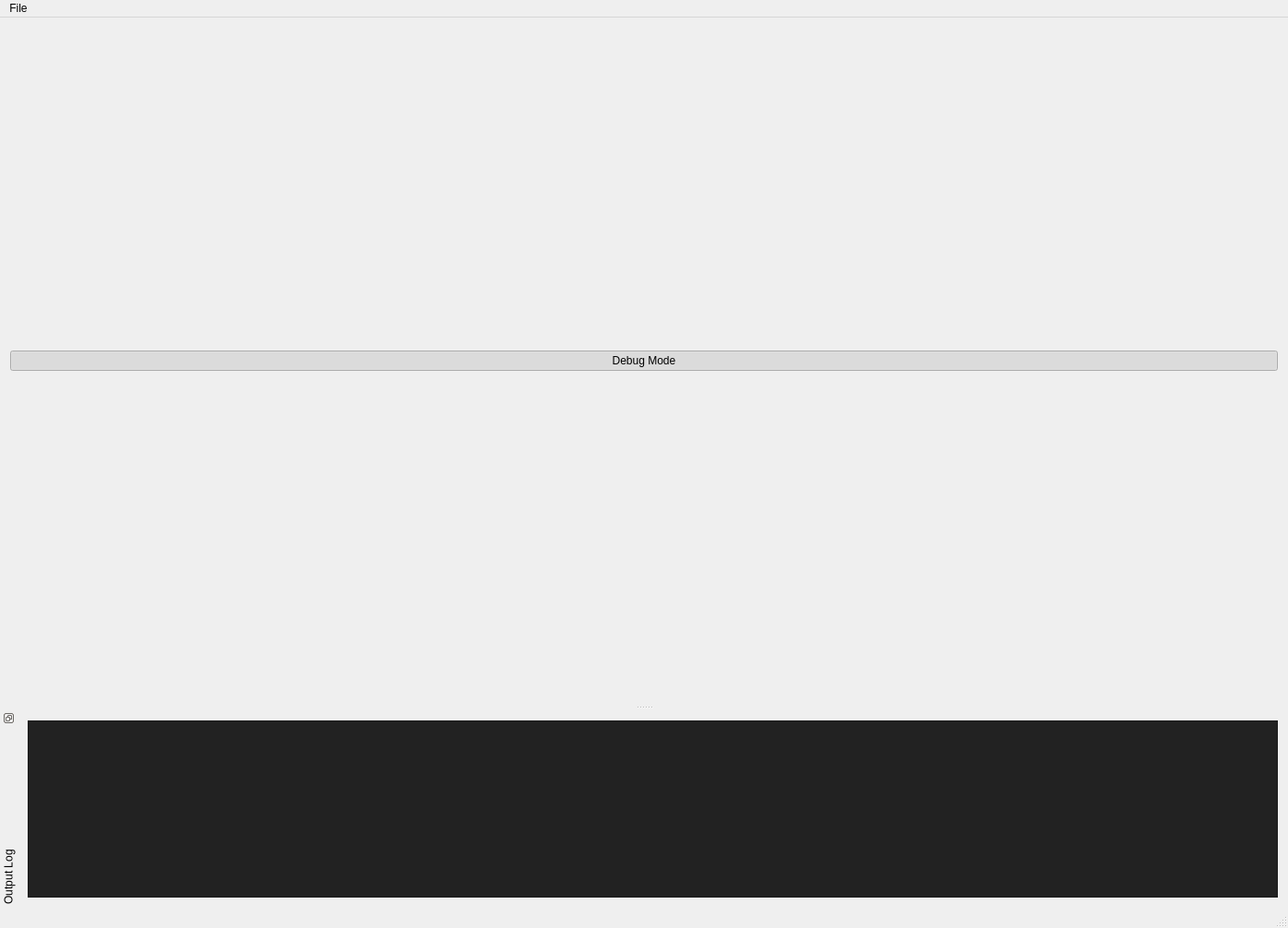
<?xml version="1.0" encoding="UTF-8"?>
<ui version="4.0">
 <class>MainWindow</class>
 <widget class="QMainWindow" name="MainWindow">
  <property name="geometry">
   <rect>
    <x>0</x>
    <y>0</y>
    <width>1396</width>
    <height>1006</height>
   </rect>
  </property>
  <property name="windowTitle">
   <string>OpenGL in Qt is great fun!</string>
  </property>
  <widget class="QWidget" name="centralWidget">
   <layout class="QVBoxLayout" name="verticalLayout">
    <item>
     <widget class="QPushButton" name="DebugMode">
      <property name="text">
       <string>Debug Mode</string>
      </property>
      <property name="checkable">
       <bool>true</bool>
      </property>
      <property name="checked">
       <bool>true</bool>
      </property>
     </widget>
    </item>
    <item>
     <layout class="QVBoxLayout" name="OpenGLLayout"/>
    </item>
   </layout>
  </widget>
  <widget class="QMenuBar" name="menuBar">
   <property name="geometry">
    <rect>
     <x>0</x>
     <y>0</y>
     <width>1396</width>
     <height>22</height>
    </rect>
   </property>
   <widget class="QMenu" name="menuFile">
    <property name="title">
     <string>File</string>
    </property>
    <addaction name="fileExit"/>
   </widget>
   <addaction name="menuFile"/>
  </widget>
  <widget class="QStatusBar" name="statusBar"/>
  <widget class="QDockWidget" name="dockWidgetConsole">
   <property name="features">
    <set>QDockWidget::DockWidgetFloatable|QDockWidget::DockWidgetMovable|QDockWidget::DockWidgetVerticalTitleBar</set>
   </property>
   <property name="windowTitle">
    <string>Output Log</string>
   </property>
   <attribute name="dockWidgetArea">
    <number>8</number>
   </attribute>
   <widget class="QWidget" name="dockWidgetContents">
    <layout class="QHBoxLayout" name="horizontalLayout">
     <item>
      <widget class="QPlainTextEdit" name="outputLog">
       <property name="palette">
        <palette>
         <active>
          <colorrole role="Button">
           <brush brushstyle="SolidPattern">
            <color alpha="255">
             <red>34</red>
             <green>34</green>
             <blue>34</blue>
            </color>
           </brush>
          </colorrole>
          <colorrole role="Light">
           <brush brushstyle="SolidPattern">
            <color alpha="255">
             <red>51</red>
             <green>51</green>
             <blue>51</blue>
            </color>
           </brush>
          </colorrole>
          <colorrole role="Midlight">
           <brush brushstyle="SolidPattern">
            <color alpha="255">
             <red>42</red>
             <green>42</green>
             <blue>42</blue>
            </color>
           </brush>
          </colorrole>
          <colorrole role="Dark">
           <brush brushstyle="SolidPattern">
            <color alpha="255">
             <red>17</red>
             <green>17</green>
             <blue>17</blue>
            </color>
           </brush>
          </colorrole>
          <colorrole role="Mid">
           <brush brushstyle="SolidPattern">
            <color alpha="255">
             <red>23</red>
             <green>23</green>
             <blue>23</blue>
            </color>
           </brush>
          </colorrole>
          <colorrole role="Text">
           <brush brushstyle="SolidPattern">
            <color alpha="255">
             <red>255</red>
             <green>255</green>
             <blue>255</blue>
            </color>
           </brush>
          </colorrole>
          <colorrole role="BrightText">
           <brush brushstyle="SolidPattern">
            <color alpha="255">
             <red>255</red>
             <green>255</green>
             <blue>255</blue>
            </color>
           </brush>
          </colorrole>
          <colorrole role="ButtonText">
           <brush brushstyle="SolidPattern">
            <color alpha="255">
             <red>255</red>
             <green>255</green>
             <blue>255</blue>
            </color>
           </brush>
          </colorrole>
          <colorrole role="Base">
           <brush brushstyle="SolidPattern">
            <color alpha="255">
             <red>34</red>
             <green>34</green>
             <blue>34</blue>
            </color>
           </brush>
          </colorrole>
          <colorrole role="Window">
           <brush brushstyle="SolidPattern">
            <color alpha="255">
             <red>34</red>
             <green>34</green>
             <blue>34</blue>
            </color>
           </brush>
          </colorrole>
          <colorrole role="Shadow">
           <brush brushstyle="SolidPattern">
            <color alpha="255">
             <red>0</red>
             <green>0</green>
             <blue>0</blue>
            </color>
           </brush>
          </colorrole>
          <colorrole role="AlternateBase">
           <brush brushstyle="SolidPattern">
            <color alpha="255">
             <red>17</red>
             <green>17</green>
             <blue>17</blue>
            </color>
           </brush>
          </colorrole>
          <colorrole role="ToolTipBase">
           <brush brushstyle="SolidPattern">
            <color alpha="255">
             <red>255</red>
             <green>255</green>
             <blue>220</blue>
            </color>
           </brush>
          </colorrole>
          <colorrole role="ToolTipText">
           <brush brushstyle="SolidPattern">
            <color alpha="255">
             <red>0</red>
             <green>0</green>
             <blue>0</blue>
            </color>
           </brush>
          </colorrole>
          <colorrole role="PlaceholderText">
           <brush brushstyle="SolidPattern">
            <color alpha="128">
             <red>255</red>
             <green>255</green>
             <blue>255</blue>
            </color>
           </brush>
          </colorrole>
         </active>
         <inactive>
          <colorrole role="Button">
           <brush brushstyle="SolidPattern">
            <color alpha="255">
             <red>34</red>
             <green>34</green>
             <blue>34</blue>
            </color>
           </brush>
          </colorrole>
          <colorrole role="Light">
           <brush brushstyle="SolidPattern">
            <color alpha="255">
             <red>51</red>
             <green>51</green>
             <blue>51</blue>
            </color>
           </brush>
          </colorrole>
          <colorrole role="Midlight">
           <brush brushstyle="SolidPattern">
            <color alpha="255">
             <red>42</red>
             <green>42</green>
             <blue>42</blue>
            </color>
           </brush>
          </colorrole>
          <colorrole role="Dark">
           <brush brushstyle="SolidPattern">
            <color alpha="255">
             <red>17</red>
             <green>17</green>
             <blue>17</blue>
            </color>
           </brush>
          </colorrole>
          <colorrole role="Mid">
           <brush brushstyle="SolidPattern">
            <color alpha="255">
             <red>23</red>
             <green>23</green>
             <blue>23</blue>
            </color>
           </brush>
          </colorrole>
          <colorrole role="Text">
           <brush brushstyle="SolidPattern">
            <color alpha="255">
             <red>255</red>
             <green>255</green>
             <blue>255</blue>
            </color>
           </brush>
          </colorrole>
          <colorrole role="BrightText">
           <brush brushstyle="SolidPattern">
            <color alpha="255">
             <red>255</red>
             <green>255</green>
             <blue>255</blue>
            </color>
           </brush>
          </colorrole>
          <colorrole role="ButtonText">
           <brush brushstyle="SolidPattern">
            <color alpha="255">
             <red>255</red>
             <green>255</green>
             <blue>255</blue>
            </color>
           </brush>
          </colorrole>
          <colorrole role="Base">
           <brush brushstyle="SolidPattern">
            <color alpha="255">
             <red>34</red>
             <green>34</green>
             <blue>34</blue>
            </color>
           </brush>
          </colorrole>
          <colorrole role="Window">
           <brush brushstyle="SolidPattern">
            <color alpha="255">
             <red>34</red>
             <green>34</green>
             <blue>34</blue>
            </color>
           </brush>
          </colorrole>
          <colorrole role="Shadow">
           <brush brushstyle="SolidPattern">
            <color alpha="255">
             <red>0</red>
             <green>0</green>
             <blue>0</blue>
            </color>
           </brush>
          </colorrole>
          <colorrole role="AlternateBase">
           <brush brushstyle="SolidPattern">
            <color alpha="255">
             <red>17</red>
             <green>17</green>
             <blue>17</blue>
            </color>
           </brush>
          </colorrole>
          <colorrole role="ToolTipBase">
           <brush brushstyle="SolidPattern">
            <color alpha="255">
             <red>255</red>
             <green>255</green>
             <blue>220</blue>
            </color>
           </brush>
          </colorrole>
          <colorrole role="ToolTipText">
           <brush brushstyle="SolidPattern">
            <color alpha="255">
             <red>0</red>
             <green>0</green>
             <blue>0</blue>
            </color>
           </brush>
          </colorrole>
          <colorrole role="PlaceholderText">
           <brush brushstyle="SolidPattern">
            <color alpha="128">
             <red>255</red>
             <green>255</green>
             <blue>255</blue>
            </color>
           </brush>
          </colorrole>
         </inactive>
         <disabled>
          <colorrole role="Button">
           <brush brushstyle="SolidPattern">
            <color alpha="255">
             <red>34</red>
             <green>34</green>
             <blue>34</blue>
            </color>
           </brush>
          </colorrole>
          <colorrole role="Light">
           <brush brushstyle="SolidPattern">
            <color alpha="255">
             <red>51</red>
             <green>51</green>
             <blue>51</blue>
            </color>
           </brush>
          </colorrole>
          <colorrole role="Midlight">
           <brush brushstyle="SolidPattern">
            <color alpha="255">
             <red>42</red>
             <green>42</green>
             <blue>42</blue>
            </color>
           </brush>
          </colorrole>
          <colorrole role="Dark">
           <brush brushstyle="SolidPattern">
            <color alpha="255">
             <red>17</red>
             <green>17</green>
             <blue>17</blue>
            </color>
           </brush>
          </colorrole>
          <colorrole role="Mid">
           <brush brushstyle="SolidPattern">
            <color alpha="255">
             <red>23</red>
             <green>23</green>
             <blue>23</blue>
            </color>
           </brush>
          </colorrole>
          <colorrole role="Text">
           <brush brushstyle="SolidPattern">
            <color alpha="255">
             <red>17</red>
             <green>17</green>
             <blue>17</blue>
            </color>
           </brush>
          </colorrole>
          <colorrole role="BrightText">
           <brush brushstyle="SolidPattern">
            <color alpha="255">
             <red>255</red>
             <green>255</green>
             <blue>255</blue>
            </color>
           </brush>
          </colorrole>
          <colorrole role="ButtonText">
           <brush brushstyle="SolidPattern">
            <color alpha="255">
             <red>17</red>
             <green>17</green>
             <blue>17</blue>
            </color>
           </brush>
          </colorrole>
          <colorrole role="Base">
           <brush brushstyle="SolidPattern">
            <color alpha="255">
             <red>34</red>
             <green>34</green>
             <blue>34</blue>
            </color>
           </brush>
          </colorrole>
          <colorrole role="Window">
           <brush brushstyle="SolidPattern">
            <color alpha="255">
             <red>34</red>
             <green>34</green>
             <blue>34</blue>
            </color>
           </brush>
          </colorrole>
          <colorrole role="Shadow">
           <brush brushstyle="SolidPattern">
            <color alpha="255">
             <red>0</red>
             <green>0</green>
             <blue>0</blue>
            </color>
           </brush>
          </colorrole>
          <colorrole role="AlternateBase">
           <brush brushstyle="SolidPattern">
            <color alpha="255">
             <red>34</red>
             <green>34</green>
             <blue>34</blue>
            </color>
           </brush>
          </colorrole>
          <colorrole role="ToolTipBase">
           <brush brushstyle="SolidPattern">
            <color alpha="255">
             <red>255</red>
             <green>255</green>
             <blue>220</blue>
            </color>
           </brush>
          </colorrole>
          <colorrole role="ToolTipText">
           <brush brushstyle="SolidPattern">
            <color alpha="255">
             <red>0</red>
             <green>0</green>
             <blue>0</blue>
            </color>
           </brush>
          </colorrole>
          <colorrole role="PlaceholderText">
           <brush brushstyle="SolidPattern">
            <color alpha="128">
             <red>255</red>
             <green>255</green>
             <blue>255</blue>
            </color>
           </brush>
          </colorrole>
         </disabled>
        </palette>
       </property>
      </widget>
     </item>
    </layout>
   </widget>
  </widget>
  <action name="fileExit">
   <property name="text">
    <string>Exit</string>
   </property>
   <property name="shortcut">
    <string>Ctrl+Q</string>
   </property>
  </action>
 </widget>
 <layoutdefault spacing="6" margin="11"/>
 <resources/>
 <connections/>
</ui>
